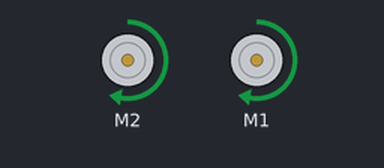
Simulated run of this sketch. Board: Arduino Uno, built with avr-gcc and run on an emulated ATmega328P. Shown: 2 × DC motor (green arrow = forward, orange = backward, longer = faster).

Above: at 0.1 s.
At 1.1 s:
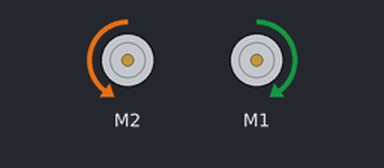
At 3.1 s:
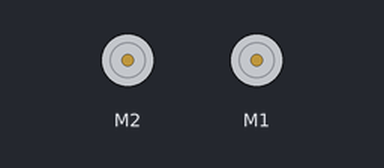
Timing chart, 0 to 4.6 s (numbered marks = the images above):
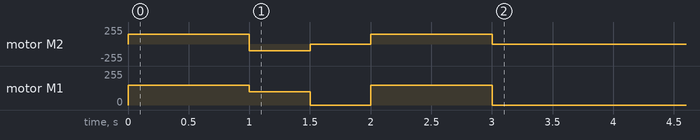

The sketch:

Exp3_Turning.ino
```cpp
/***********************************************************************
 * Exp3_Turning -- RedBot Experiment 3
 *
 * Explore turning with the RedBot by controlling the Right and Left motors
 * separately.
 *
 * Hardware setup:
 * This code requires only the most basic setup: the motors must be
 * connected, and the board must be receiving power from the battery pack.
 *
 * 23 Sept 2013 N. Seidle/M. Hord
 * 04 Oct 2014 B. Huang
 ***********************************************************************/
#include <RedBot.h>  // This line "includes" the library into your sketch.

RedBotMotors motors; // Instantiate the motor control object.

void setup()
{
  // drive forward -- instead of using motors.drive(); Here is another way.
  motors.rightMotor(150); // Turn on right motor clockwise medium power (motorPower = 150)
  motors.leftMotor(-150); // Turn on left motor counter clockwise medium power (motorPower = 150)
  delay(1000);       // for 1000 ms.
  motors.brake();    // brake() motors

  // pivot -- spinning both motors CCW causes the RedBot to turn to the right
  motors.rightMotor(-100); // Turn CCW at motorPower of 100
  motors.leftMotor(-100);  // Turn CCW at motorPower of 100
  delay(500);        // for 500 ms.
  motors.brake();    // brake() motors
  delay(500);        // for 500 ms.

  // drive forward -- instead of using motors.drive(); Here is another way.
  motors.rightMotor(150); // Turn on right motor clockwise medium power (motorPower = 150)
  motors.leftMotor(-150); // Turn on left motor counter clockwise medium power (motorPower = 150)
  delay(1000);       // for 1000 ms.
  motors.brake();     // brake() motors
}

void loop()
{
  // Figure 8 pattern -- Turn Right, Turn Left, Repeat
  //  motors.leftMotor(-200);  // Left motor CCW at 200
  //  motors.rightMotor(80);   // Right motor CW at 80
  //  delay(2000);
  //  motors.leftMotor(-80);    // Left motor CCW at 80
  //  motors.rightMotor(200);   // Right motor CW at 200
  //  delay(2000);
}
```

Measured:
- by itself, motor M1: stopped → forward 149/255 at 0.00 s, → forward 99/255 1.0 s later, → stopped 0.50 s later, → forward 149/255 0.50 s later, … (5 changes in this stretch)
- by itself, motor M2: stopped → forward 149/255 at 0.00 s, → backward 99/255 1.0 s later, → stopped 0.50 s later, → forward 149/255 0.50 s later, … (5 changes in this stretch)
